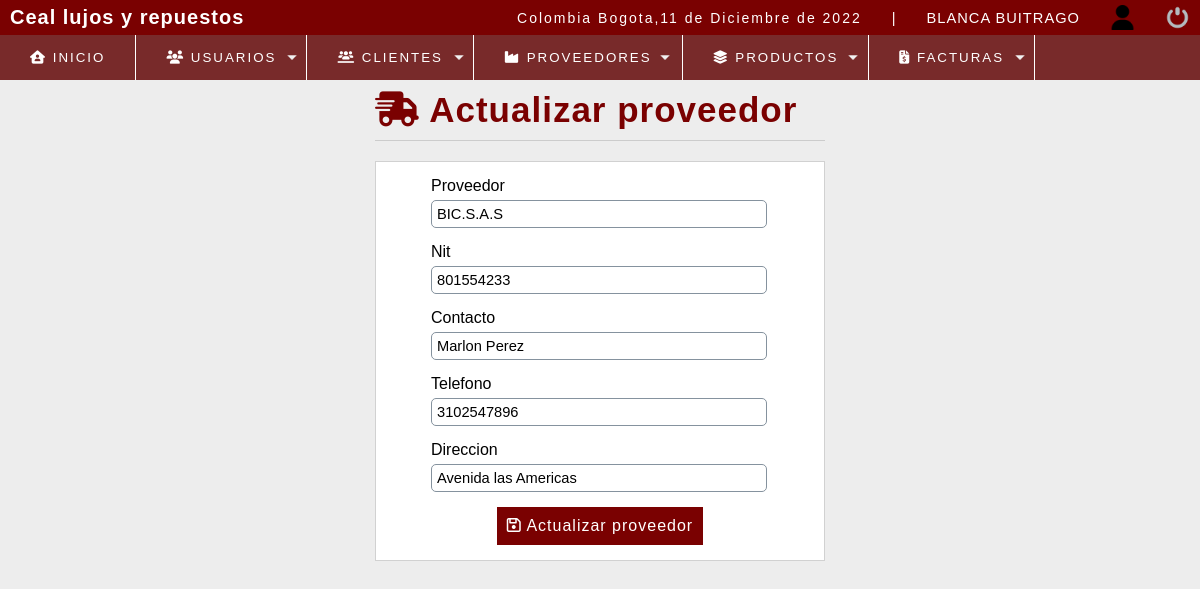
The page /estructura/editar_proveedor.php?id=1 (signed in) on the database its author committed.
### tables this page shows
CREATE TABLE `proveedor` (
  `codproveedor` int(11) NOT NULL,
  `proveedor` varchar(100) DEFAULT NULL,
  `contacto` varchar(100) DEFAULT NULL,
  `telefono` bigint(11) DEFAULT NULL,
  `direccion` text DEFAULT NULL,
  `Nit` int(15) DEFAULT NULL
);

### estructura/editar_proveedor.php (the view, shortened to what this page needs)
<?php
include "../conexion.php";
$idprove=$_GET['id'];
$sql=mysqli_query($conection,"SELECT pv.codproveedor, pv.Nit, pv.proveedor,
pv.contacto, pv.telefono, pv.direccion
            FROM proveedor pv
            WHERE codproveedor=$idprove");
$result_sql=mysqli_num_rows($sql);
if($result_sql == 0){
    header('location: lista_proveedores.php');
}else{
     while($data =mysqli_fetch_array($sql)){
      $Nit=$data['Nit'];
      $proveedor=$data['proveedor'];
      $contacto=$data['contacto'];
      $telefono=$data['telefono'];
      $direccion=$data['direccion'];
    }
}
?>
<!DOCTYPE html>
<html lang="en">
<head>
	<?php include "includes/scripts.php";?>
</head>
<body>
<?php include "includes/header.php";?>
	<section id="container">
		<div class="form_register">
            <h1><i class="fa-solid fa-truck-fast"></i> Actualizar proveedor</h1>
            <hr>
            <form action="" method="post">
            <label for="proveedor">Proveedor</label>
            <input type="text" name= "proveedor" id="proveedor" placeholder="proveedor" value="<?php echo $proveedor; ?>">
            <label for="Nit">Nit</label>
            <input type="text" readonly="readonly" name= "Nit" id="Nit" placeholder="Nit" value="<?php echo $Nit; ?>">
            <label for="contacto">Contacto</label>
            <input type="text" name= "contacto" id="contacto" placeholder="contacto" value="<?php echo $contacto; ?>">
            <label for="telefono">Telefono</label>
            <input type="text" name= "telefono" id="telefono" placeholder="telefono" value="<?php echo $telefono; ?>">
            <label for="direccion">Direccion</label>
            <input type="text" name= "direccion" id="direccion" placeholder="direccion" value="<?php echo $direccion; ?>">
            <button type="submit" class="btn_save"><i class="fa-regular fa-floppy-disk"></i> Actualizar proveedor</button>
            </form>
        </div>
	</section>
</body>
</html>

### estructura/css/estilos1.css (style rules this page uses)
:root { --fuente: 'Quicksand', sans-serif; }
* { margin: 0; padding: 0; box-sizing: border-box; }
body { background: #ededed; font-family: var(--fuente); }
h1, h2, h3, h4, h5, h6 { letter-spacing: 1px; }
h1 { font-size: 20px; }
#container { padding: 90px 15px 15px; }
.form_register { width: 450px; margin: auto; }
.form_register h1 { color: #7A0101; }
hr { border: 0; background: #ccc; height: 1px; margin: 10px 0; display: block; }
form { background: #fff; margin: auto; padding: 20px, 50px; border: 1px solid #d1d1d1; }
label { display: block; font-size: 12pt; font-family: var(--fuente); margin: 15px auto 5px 55px; }
input, select { display: block; width: 75%; font-size: 11pt; padding: 5px; margin: 0 0 0 55px; border: 1px solid #85929e; border-radius: 5px; }
.btn_save { display: block; font-size: 12pt; background: #7A0101; padding: 10px; color: #fff; letter-spacing: 1px; border: 0; cursor: pointer; margin: 15px auto; }
#container h1 { font-size: 35px; display: inline-block; }

### rows shown on the page
proveedor: proveedor "BIC.S.A.S", Nit "801554233", contacto "Marlon Perez", telefono "3102547896", direccion "Avenida las Americas"

### other values the page prints
fecha() "11 de Diciembre de 2022"
$_SESSION['nombre'] "BLANCA BUITRAGO"
